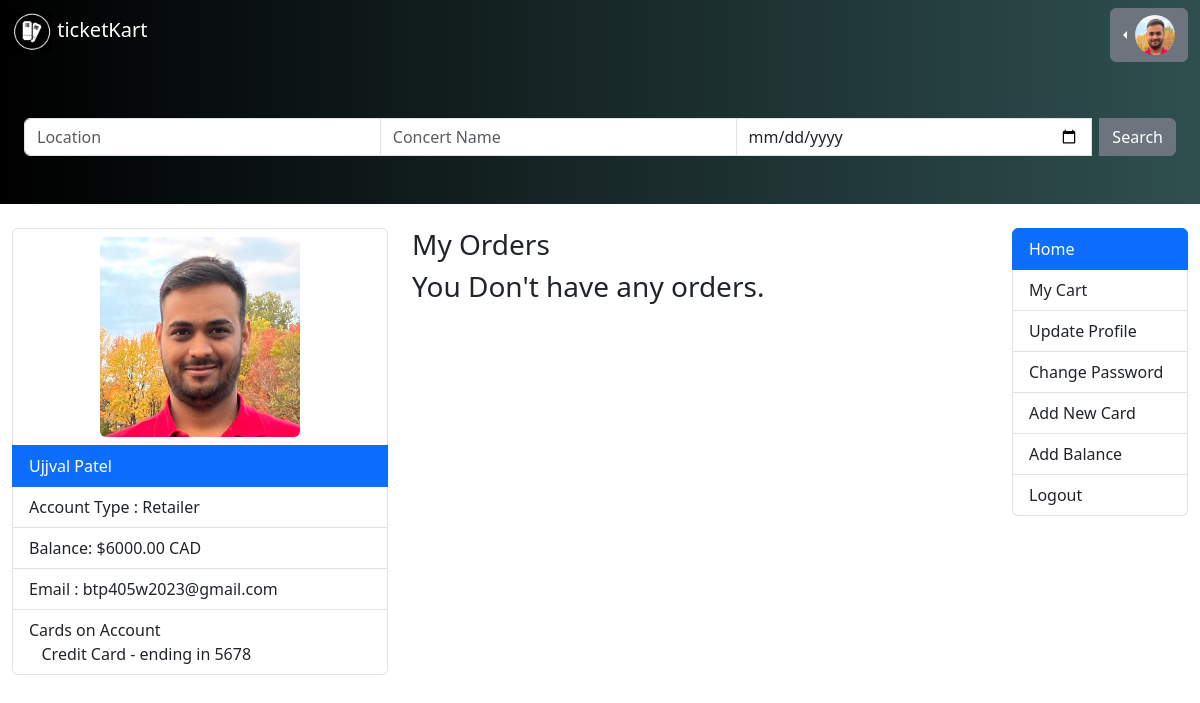
/profile (signed in), run on an earlier commit of the app's database.
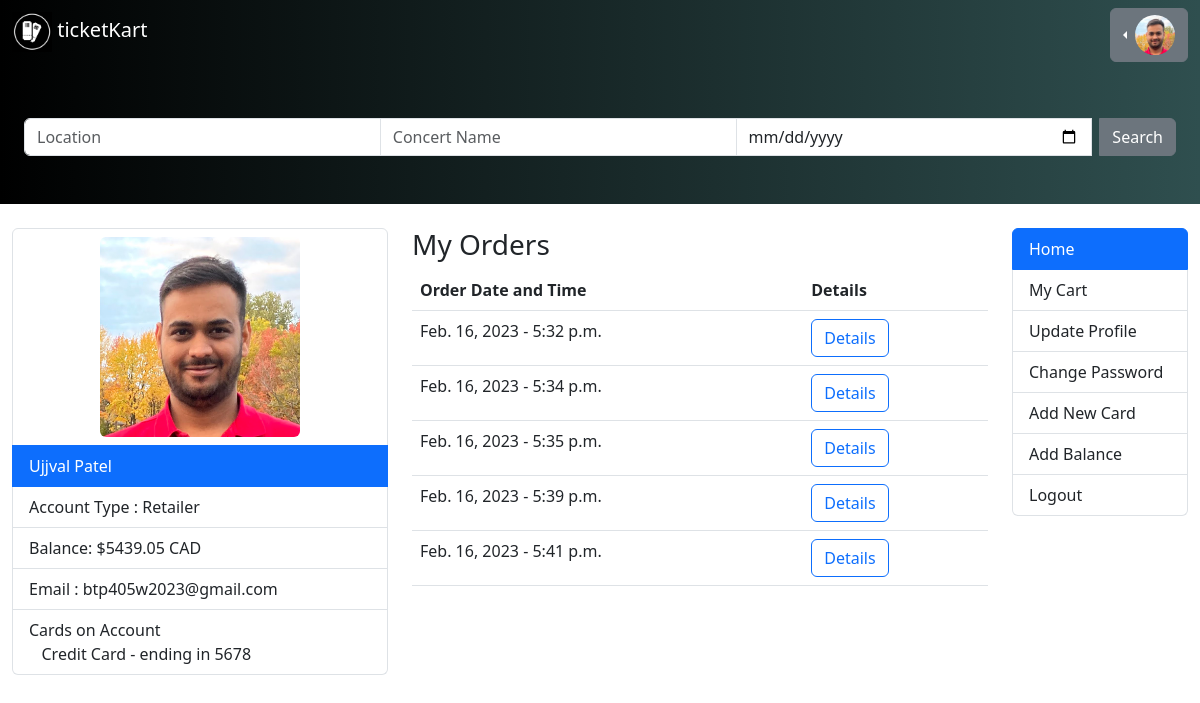
And on a later commit of the database.
### ticketkartapp/models.py (models this page shows, shortened)
class User(AbstractUser):
    name = models.CharField(max_length=200, null=True)
    email = models.EmailField(unique=True, null=True)
    phone = models.CharField(max_length=12, null=True, unique=True)
    balance = models.DecimalField(max_digits=6, decimal_places=2, default=0)
    avatar = models.ImageField(null=True, default="avatar.svg")
    is_retailer = models.BooleanField(default=False)

class PaymentMethod(models.Model):
    PAYMENT_TYPES = [
        ('CC', 'Credit Card'),
        ('DC', 'Debit Card'),
        ('INT', 'Interac'),
    ]
    user = models.ForeignKey(User, on_delete=models.CASCADE)
    payment_type = models.CharField(choices=PAYMENT_TYPES, max_length=3)
    card_number = models.CharField(max_length=16, null=True)
    expiry_date = models.DateField(null=True)
    cvv = models.CharField(max_length=3, null=True)
    bank_name = models.CharField(max_length=100, null=True)
    account_number = models.CharField(max_length=100, null=True)
    verified = models.BooleanField(default=False)

### cart/models.py (models this page shows, shortened)
class Order(models.Model):
    placed_at = models.DateTimeField(auto_now_add=True)
    customer = models.ForeignKey(User, on_delete=models.PROTECT)

### ticketkart/views.py (the view)
# urls.py: path('profile',user_profile,name="user-profile")
@login_required(login_url='login')
def user_profile(request):
    user = request.user
    orders = Order.objects.filter(customer=user)[:5]
    payment_methods = PaymentMethod.objects.filter(user=user)
    context = {
        "user" : user,
        "orders" : orders,
        "payment_methods": payment_methods
    }
    return render(request, "profile.html",context)

### ticketkart/templates/profile.html (shortened to what this page needs)
<!DOCTYPE html>
<html lang="en">
  <head>
    <link
      href="https://cdn.jsdelivr.net/npm/bootstrap@5.3.0-alpha1/dist/css/bootstrap.min.css"
      rel="stylesheet"
    />
  </head>
  <body>
    <nav class="navbar navbar-expand-lg bg-body-tertiary navbar-dark">
      <div class="container-fluid">
        <h3 class="text-white">
          <a href="/" class="text-white navbar-brand">
            <img
              src="/images/logo-white.png"
              width="40px"
              height="40px"
              alt=""
              srcset=""
            />
            ticketKart</a
          >
        </h3>
        <div class="justify-content-end">
          {% if request.user.is_authenticated %}
          <div class="btn-group dropstart">
            <button
              type="button"
              class="btn btn-secondary dropdown-toggle"
              data-bs-toggle="dropdown"
              aria-expanded="false"
            >
              <img
                src="{{request.user.avatar.url}}"
                alt="Profile Picture"
                width="40px"
                height="40px"
                style="border-radius: 50%"
              />
            </button>
          </div>
          {% endif %}
        </div>
      </div>
    </nav>
    <nav class="navbar bg-body-tertiary py-5 navbar-dark">
      <div class="container-fluid">
        <form class="container-fluid" action="/" method="post">
          <div class="input-group">
            <input
              type="text"
              class="form-control"
              placeholder="Location"
              value=""
              name="location"
            />
            <input
              type="text"
              class="form-control"
              placeholder="Concert Name"
              aria-label="Username"
              name="concert"
            />
            <input
              type="date"
              class="form-control me-2"
              placeholder="yyyy-mm-dd"
              name="date"
            />
            <button type="submit" class="btn btn-secondary" value="grey">
              Search
            </button>
          </div>
        </form>
        <br />
      </div>
    </nav>
    <br />
    <div class="container-fluid">
      <div class="row">
        <div class="col-4">
            <ul class="list-group">
                <li class="list-group-item" style="text-align: center;"><img
                    src="{{user.avatar.url}}"
                    alt="Profile Picture"
                    width="200x"
                    height="200px"
                    class="rounded"
                  /></li>
                <li class="list-group-item active">{{user.name}}</li>
                {% if user.is_retailer %}
                <li class="list-group-item">Account Type : Retailer</li>
                {% else %}
                <li class="list-group-item">Account Type : Normal </li>
                {% endif %}
                <li class="list-group-item">Balance: ${{user.balance}} CAD</li>
                <li class="list-group-item">Email : {{user.email}}</li>
                <li class="list-group-item"> Cards on Account </span><br>
                    {% for pm in payment_methods %}
                    <span>&nbsp &nbsp{{ pm.get_payment_type_display }} - ending in {{ pm.card_number|slice:"-4:" }}</span> <br>
                    {% endfor %}
                </li>
              </ul>
        </div>
        <div class="col-6">
            <h3>My Orders</h3>
          {% if orders %}
          <table class="table">
            <thead>
                <tr>
                    <th>
                        Order Date and Time
                    </th>
                    <th>
                        Details
                    </th>
                </tr>
            </thead>
            <tbody>
        {% for order in orders %}
            <tr>
                <td>
              {{order.placed_at|date}} - {{order.placed_at|time}}
            </td>
            <td>
              <a href="{% url 'order-detail' order.id %}" class="btn btn-outline-primary"> Details </a>
            </td>
            </tr>
          {% endfor %}
        </tbody>
        </table>
         {% else %}
          <h3>You Don't have any orders.</h3>
          {% endif %}
        </div>
        <div class="col-2">
            <div class="row">
                <div class="col">
                  <div class="list-group" id="list-tab" role="tablist">
                    <a class="list-group-item list-group-item-action active" href="/" role="tab" aria-controls="list-home">Home</a>
                    <a class="list-group-item list-group-item-action" href="{% url 'cart-detail' %}" role="tab" aria-controls="list-profile">My Cart</a>
                    <a class="list-group-item list-group-item-action" href="{% url 'update-user' %}" role="tab" aria-controls="list-messages">Update Profile</a>
                    <a class="list-group-item list-group-item-action" href="{% url 'change-password' %}" role="tab" aria-controls="list-messages">Change Password</a>
                    <a class="list-group-item list-group-item-action" href="{% url 'add-payment-method' %}" role="tab" aria-controls="list-messages">Add New Card</a>
                    <a class="list-group-item list-group-item-action" href="{% url 'add-balance' %}" role="tab" aria-controls="list-messages">Add Balance</a>
                    <a class="list-group-item list-group-item-action" href="{% url 'logout' %}" role="tab" aria-controls="list-settings">Logout</a>
                  </div>
                </div>
        </div>
      </div>
    </div>
  </div>
  </body>
</html>

### ticketkart/templates/profile.html (style rules this page uses)
.navbar { background-image: linear-gradient(to left, darkslategrey, black); }

What changed in the data, as far as the page shows it:
changed User "Ujjval Patel": balance "6000.00" → "5439.05"
added Order: placed_at "Feb. 16, 2023", placed_at "5:32 p.m."
added Order: placed_at "Feb. 16, 2023", placed_at "5:34 p.m."
added Order: placed_at "Feb. 16, 2023", placed_at "5:35 p.m."
added Order: placed_at "Feb. 16, 2023", placed_at "5:39 p.m."
added Order: placed_at "Feb. 16, 2023", placed_at "5:41 p.m."
Also different on the page:
text no longer shown: "You Don't have any orders."
text now shown: "Order Date and Time Details"
